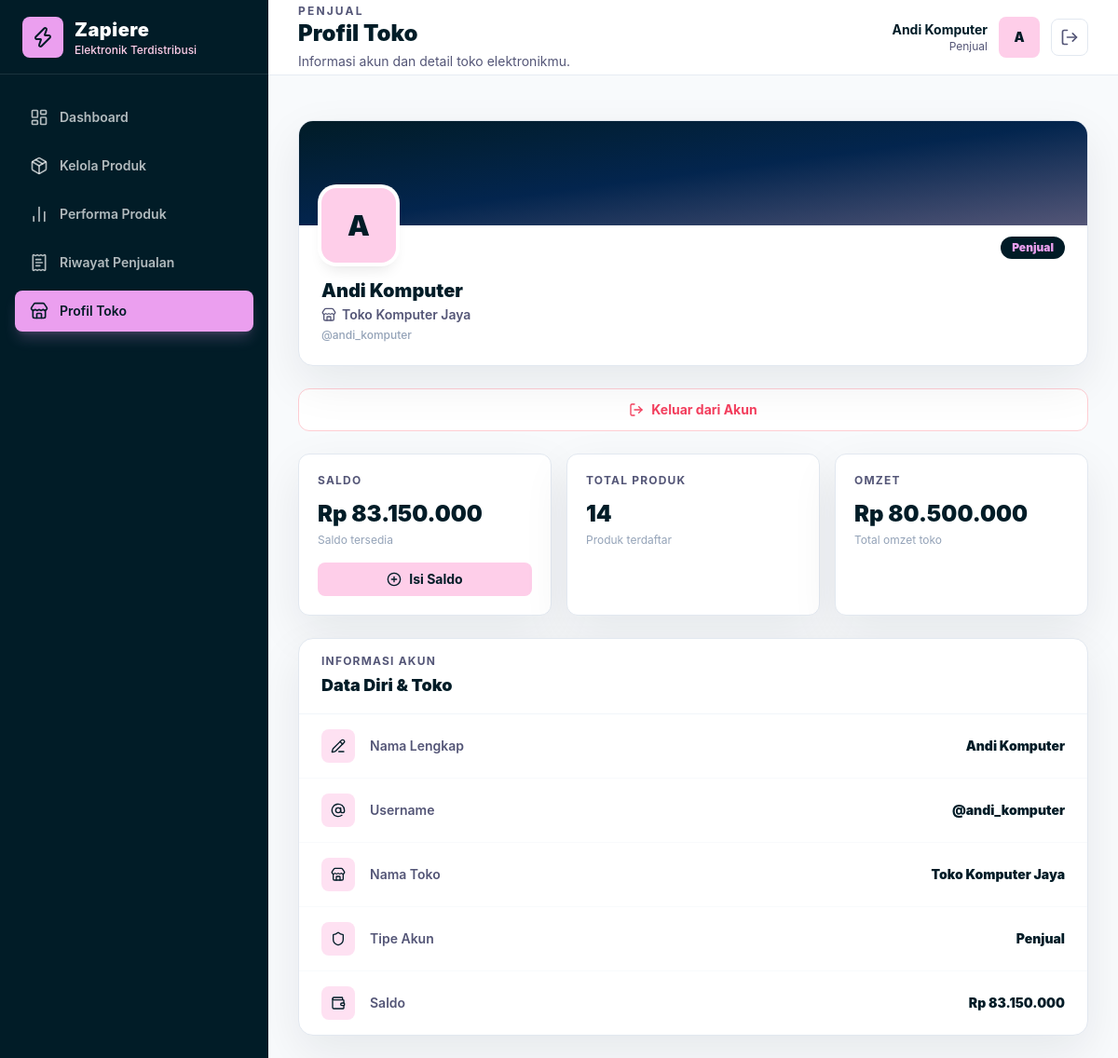
Screenshot of /views/penjual/profil.php (signed in) with the database file from the repository.
### tables this page shows
CREATE TABLE `users` (
  `id_user` int NOT NULL,
  `username` varchar(100) NOT NULL,
  `nama` varchar(100) NOT NULL,
  `password` varchar(100) NOT NULL,
  `role` enum('penjual','pembeli','admin') NOT NULL,
  `saldo` int DEFAULT '0',
  `nama_toko` varchar(100) NOT NULL
);

### config/config.php (called while the page is built, shortened)
<?php
$host = "localhost";
$username = "root";
$password = "";
$database = "zapiere";
$conn = null;
if (function_exists('mysqli_connect')) {
    $conn = @mysqli_connect($host, $username, $password, $database);
    if ($conn) {
        mysqli_set_charset($conn, "utf8mb4");
    }
}
function e($value)
{
    return htmlspecialchars((string) $value, ENT_QUOTES, 'UTF-8');
}
function db_available()
{
    global $conn;
    return $conn instanceof mysqli;
}
function db_all($sql)
{
    global $conn;
    $result = mysqli_query($conn, $sql);
    $data = mysqli_fetch_all($result, MYSQLI_ASSOC);
    return $data;
}
function db_one($sql)
{
    $rows = db_all($sql);
    return $rows ? $rows[0] : null;
}
function app_base_url()
{
    $scriptName = str_replace('\\', '/', $_SERVER['SCRIPT_NAME'] ?? '');
    $viewsPos = strpos($scriptName, '/views/');
    if ($viewsPos !== false) {
        return rtrim(substr($scriptName, 0, $viewsPos), '/');
    }
    $dir = rtrim(str_replace('\\', '/', dirname($scriptName)), '/');
    return $dir === '/' ? '' : $dir;
}
function url_for($path)
{
    return app_base_url() . '/' . ltrim($path, '/');
}

### views/components/session_guard.php (called while the page is built, shortened)
<?php
require_once __DIR__ . '/../../config/config.php';
require_once __DIR__ . '/../../models/UserModel.php';
function require_role(string $role): array
{
    $user = $_SESSION['zapiere_user'];
    return $user;
}

### models/UserModel.php (called while the page is built, shortened)
<?php
require_once __DIR__ . '/../config/config.php';
function get_seller_stats(int $sellerId): array
{
    $row = db_one("
        SELECT
            f_format_rupiah(f_total_omzet_penjual({$sellerId})) AS total_omzet_rp,
            f_jumlah_produk_toko({$sellerId}) AS total_produk
    ");
    return $row ?: ['total_omzet_rp' => 'Rp 0', 'total_produk' => 0];
}

### views/penjual/profil.php (the view, shortened to what this page needs)
<?php
require_once __DIR__ . '/../../config/config.php';
require_once __DIR__ . '/../components/layout.php';
require_once __DIR__ . '/../../models/UserModel.php';
$user = require_role('penjual');
$userId = (int) $user['id_user'];
$fullUser = db_one("SELECT * FROM users WHERE id_user = {$userId}");
$user = $fullUser ?: $user;
$sellerStats = get_seller_stats($userId);
$totalProduk = $sellerStats['total_produk'];
$totalOmzet  = $sellerStats['total_omzet_rp'];
zapiere_page_start('Profil Toko', 'penjual', 'profil', 'Informasi akun dan detail toko elektronikmu.');
?>
<div class="grid gap-6 xl:grid-cols-[340px_1fr]">
    <div class="flex flex-col gap-6">
        <div class="relative overflow-hidden rounded-2xl border border-slate-200 bg-white shadow-soft">
            <div class="h-28 bg-gradient-to-br from-[#011C27] via-[#03254E] to-[#545677]"></div>
            <div class="px-6 pb-6">
                <div class="-mt-10 mb-4 flex items-end justify-between">
                    <div class="flex h-20 w-20 items-center justify-center rounded-2xl bg-[#FECEE9] text-3xl font-black text-[#011C27] ring-4 ring-white shadow-lg">
                        <?= e(strtoupper(substr($user['nama'] ?? 'Z', 0, 1))) ?>
                    </div>
                    <span class="mb-1 rounded-full bg-[#011C27] px-3 py-1 text-xs font-black text-[#EB9FEF] capitalize">
                        <?= e($user['role'] ?? 'penjual') ?>
                    </span>
                </div>
                <h2 class="text-xl font-black text-[#011C27]"><?= e($user['nama'] ?? '-') ?></h2>
                <?php if (!empty($user['nama_toko'])): ?>
                    <p class="mt-0.5 flex items-center gap-1.5 text-sm font-semibold text-[#545677]">
                        <i data-lucide="store" class="h-4 w-4 flex-shrink-0"></i>
                        <?= e($user['nama_toko']) ?>
                    </p>
                <?php endif; ?>
                <p class="mt-1 text-xs text-slate-400 font-medium">@<?= e($user['username'] ?? '-') ?></p>
            </div>
        </div>
        <a href="<?= e(url_for('logout.php')) ?>"
           class="flex items-center justify-center gap-2 rounded-xl border border-rose-200 py-3 text-sm font-bold text-rose-500 transition hover:bg-rose-50 hover:border-rose-400 bg-white">
            <i data-lucide="log-out" class="h-4 w-4"></i>
            Keluar dari Akun
        </a>
    </div>
    <div class="flex flex-col gap-6">
        <div class="grid gap-4 sm:grid-cols-3">
            <div class="rounded-xl border border-slate-200 bg-white p-5 shadow-soft flex flex-col justify-between">
                <div>
                    <p class="text-xs font-bold uppercase tracking-widest text-[#545677]">Saldo</p>
                    <p class="mt-3 text-2xl font-black text-[#011C27]">Rp <?= number_format((int)($user['saldo'] ?? 0), 0, ',', '.') ?></p>
                    <p class="mt-1 text-xs text-slate-400">Saldo tersedia</p>
                </div>
                <button onclick="bukaModalTopup()" class="mt-4 flex w-full items-center justify-center gap-2 rounded-lg bg-[#FECEE9] py-2 text-sm font-bold text-[#011C27] transition-colors hover:bg-[#EB9FEF]">
                    <i data-lucide="plus-circle" class="h-4 w-4"></i>
                    Isi Saldo
                </button>
            </div>
            <div class="rounded-xl border border-slate-200 bg-white p-5 shadow-soft">
                <p class="text-xs font-bold uppercase tracking-widest text-[#545677]">Total Produk</p>
                <p class="mt-3 text-2xl font-black text-[#011C27]"><?= e($totalProduk) ?></p>
                <p class="mt-1 text-xs text-slate-400">Produk terdaftar</p>
            </div>
            <div class="rounded-xl border border-slate-200 bg-white p-5 shadow-soft">
                <p class="text-xs font-bold uppercase tracking-widest text-[#545677]">Omzet</p>
                <p class="mt-3 text-2xl font-black text-[#011C27]"><?= e($totalOmzet) ?></p>
                <p class="mt-1 text-xs text-slate-400">Total omzet toko</p>
            </div>
        </div>
        <div class="rounded-2xl border border-slate-200 bg-white shadow-soft overflow-hidden">
            <div class="border-b border-slate-100 px-6 py-4">
                <p class="text-xs font-bold uppercase tracking-widest text-[#545677]">Informasi Akun</p>
                <h3 class="mt-1 text-lg font-black text-[#011C27]">Data Diri & Toko</h3>
            </div>
            <div class="divide-y divide-slate-50">
                <?php
                $rows = [
                    ['pencil-line', 'Nama Lengkap',   $user['nama'] ?? '-'],
                    ['at-sign',     'Username',        '@' . ($user['username'] ?? '-')],
                    ['store',       'Nama Toko',       $user['nama_toko'] ?: '-'],
                    ['shield',      'Tipe Akun',       ucfirst($user['role'] ?? '-')],
                    ['wallet',      'Saldo',           'Rp ' . number_format((int)($user['saldo'] ?? 0), 0, ',', '.')],
                ];
                foreach ($rows as [$icon, $label, $value]):
                ?>
                <div class="flex items-center gap-4 px-6 py-4">
                    <div class="flex h-9 w-9 flex-shrink-0 items-center justify-center rounded-lg bg-[#FECEE9]/60 text-[#011C27]">
                        <i data-lucide="<?= $icon ?>" class="h-4 w-4"></i>
                    </div>
                    <div class="flex flex-1 items-center justify-between gap-4 min-w-0">
                        <span class="text-sm font-semibold text-[#545677]"><?= e($label) ?></span>
                        <span class="text-sm font-black text-[#011C27] text-right"><?= e($value) ?></span>
                    </div>
                </div>
                <?php endforeach; ?>
            </div>
        </div>
    </div>
</div>
<?php zapiere_page_end(); ?>

### views/components/layout.php (shortened to what this page needs)
<?php
require_once __DIR__ . '/../../config/config.php';
require_once __DIR__ . '/session_guard.php';
require_once __DIR__ . '/sidebar.php';
function zapiere_page_start($title, $role, $active, $subtitle = '')
{
    $user = require_role($role);
    ?>
    <!DOCTYPE html>
    <html lang="id">
    <head>
        <script src="https://cdn.tailwindcss.com"></script>
    </head>
    <body class="min-h-screen bg-slate-50 font-sans text-[#011C27] antialiased">
        <div class="min-h-screen lg:flex">
            <div class="min-w-0 flex-1">
                <header class="sticky top-0 z-20 border-b border-slate-200/80 bg-white/90 backdrop-blur">
                    <div class="flex h-20 items-center justify-between gap-4 px-4 sm:px-6 lg:px-8">
                        <div class="flex min-w-0 items-center gap-3">
                            <div class="min-w-0">
                                <p class="text-xs font-bold uppercase tracking-[0.18em] text-[#545677]"><?= e($role) ?></p>
                                <h1 class="truncate text-xl font-black sm:text-2xl"><?= e($title) ?></h1>
                                <?php if ($subtitle): ?>
                                    <p class="mt-1 hidden text-sm text-[#545677] sm:block"><?= e($subtitle) ?></p>
                                <?php endif; ?>
                            </div>
                        </div>
                        <div class="flex items-center gap-3">
                            <div class="hidden text-right sm:block">
                                <p class="text-sm font-bold"><?= e($user['nama'] ?? 'User Zapiere') ?></p>
                                <p class="text-xs capitalize text-[#545677]"><?= e($user['role'] ?? $role) ?></p>
                            </div>
                            <div class="flex h-11 w-11 items-center justify-center rounded-lg bg-[#FECEE9] text-sm font-black text-[#011C27]">
                                <?= e(strtoupper(substr($user['nama'] ?? 'Z', 0, 1))) ?>
                            </div>
                            <a href="<?= e(url_for('logout.php')) ?>" class="hidden h-10 w-10 items-center justify-center rounded-lg border border-slate-200 text-[#545677] transition hover:border-[#EB9FEF] hover:text-[#011C27] sm:inline-flex" title="Keluar">
                                <i data-lucide="log-out" class="h-5 w-5"></i>
                            </a>
                        </div>
                    </div>
                </header>
                <main class="space-y-6 px-4 py-6 sm:px-6 lg:px-8">
    <?php
}
function zapiere_page_end()
{
    ?>
                </main>
            </div>
        </div>
    </body>
    </html>
    <?php
}
    ?>

### rows the page displays
users: role "PENJUAL", nama "Andi Komputer", role "Penjual", nama "A", nama_toko "Toko Komputer Jaya", username "andi_komputer", saldo "83.150.000"

### other values shown
$item['label'] "Dashboard"
$item['label'] "Kelola Produk"
$item['label'] "Performa Produk"
$item['label'] "Riwayat Penjualan"
$item['label'] "Profil Toko"
$title "Profil Toko"
$subtitle "Informasi akun dan detail toko elektronikmu."
$totalProduk "14"
$totalOmzet "Rp 80.500.000"
$label "Nama Lengkap"
$value "Andi Komputer"
$label "Username"
$value "@andi_komputer"
$label "Nama Toko"
$value "Toko Komputer Jaya"
